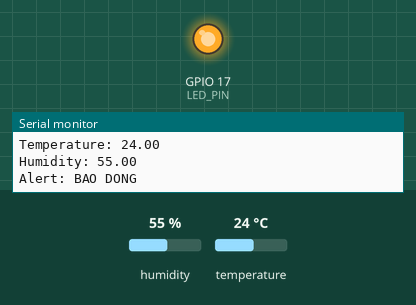
Recording of a program running on a simulated ESP32. Parts: output pins drawn as LEDs (lit = HIGH), the last lines printed to the serial monitor. Inputs (shaded band) come from the test bench; at power-on: humidity 55 %, temperature 24 °C. WiFi joins after 1.5 s; servers stay silent unless stated; no MQTT or app messages arrive unless stated.

Above: at 2.7 s.
2.8 s: humidity set to 52 %
8.8 s: humidity set to 49 %
At 12.3 s:
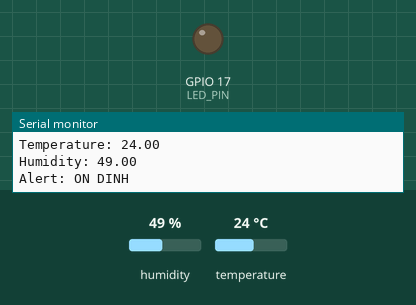
18.1 s: humidity set to 68 %
At 22.8 s:
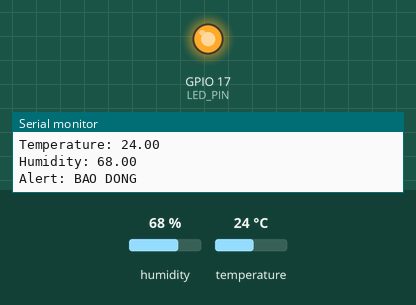
24.1 s: humidity set to 22 %
At 27.4 s:
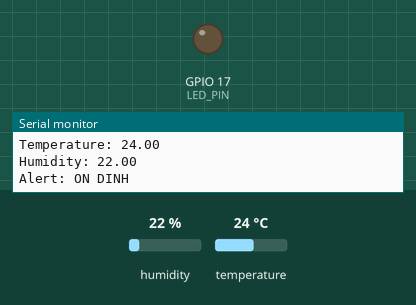
Timing chart, 0 to 28.9 s (numbered marks = the images above; inputs shaded):
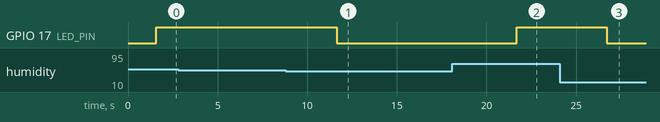

The program:

main.cpp
```cpp
#include <Arduino.h>
#include <WiFi.h>
#include <WiFiClient.h>
#include <PubSubClient.h>
#include <DHT.h>

// Wi-Fi và MQTT thông số
const char *ssid = "nghuuhuongg laptop";
const char *password = "333333333";
const char *mqtt_server = "192.168.137.97"; // Địa chỉ của host
const int mqtt_port = 1883;
const char *mqtt_id = "esp32_node1";
const char *topic1_publish = "esp32_node1/t";
const char *topic2_publish = "esp32_node1/h";
const char *topic3_publish = "esp32_node1/c";

// Cảm biến DHT
#define DHTPIN 16
#define DHTTYPE DHT22
DHT dht(DHTPIN, DHTTYPE);

WiFiClient client;
PubSubClient mqtt_client(client);

// Kết nối lại MQTT nếu mất kết nối
void reconnectMQTT() {
  while (!mqtt_client.connected()) {
    Serial.print("Attempting MQTT connection...");
    if (mqtt_client.connect(mqtt_id)) {
      Serial.println("connected to MQTT broker.");
    } else {
      Serial.print("Failed, rc=");
      Serial.println(mqtt_client.state());
      delay(5000);
    }
  }
}

// Chân tín hiệu LED
#define LED_PIN 17

void setup() {
  dht.begin();
  Serial.begin(9600);

  // Cấu hình LED
  pinMode(LED_PIN, OUTPUT);
  digitalWrite(LED_PIN, LOW);

  // Kết nối Wi-Fi
  Serial.print("Connecting to Wi-Fi: ");
  Serial.println(ssid);
  WiFi.begin(ssid, password);
  while (WiFi.status() != WL_CONNECTED) {
    delay(500);
    Serial.print(".");
  }
  Serial.println("\nWi-Fi connected.");
  Serial.print("IP Address: ");
  Serial.println(WiFi.localIP());

  // Kết nối MQTT
  mqtt_client.setServer(mqtt_server, mqtt_port);
  reconnectMQTT();
}

void loop() {
  if (!mqtt_client.connected()) {
    reconnectMQTT();
  }
  mqtt_client.loop();

  // Đọc dữ liệu từ cảm biến DHT
  float temperature2 = dht.readTemperature();
  float humidity2 = dht.readHumidity();

  if (isnan(temperature2) || isnan(humidity2)) {
    Serial.println("Failed to read data from DHT sensor!");
    return;
  }

  // Điều khiển LED và xác định trạng thái báo động
  String baodong2;
  if (temperature2 > 27 || humidity2 > 50) {
    digitalWrite(LED_PIN, HIGH);
    baodong2 = "BAO DONG";
  } else {
    digitalWrite(LED_PIN, LOW);
    baodong2 = "ON DINH";
  }

  // Gửi dữ liệu qua MQTT
  bool success1 = mqtt_client.publish(topic1_publish, String(temperature2).c_str());
  bool success2 = mqtt_client.publish(topic2_publish, String(humidity2).c_str());
  bool success3 = mqtt_client.publish(topic3_publish, baodong2.c_str());

  if (success1 && success2 && success3) {
    Serial.println("Data sent successfully:");
    Serial.println("Temperature: " + String(temperature2));
    Serial.println("Humidity: " + String(humidity2));
    Serial.println("Alert: " + baodong2);
  } else {
    Serial.println("Failed to send one or more data packets!");
  }

  delay(5000); // Gửi dữ liệu mỗi 3 giây
}
```

Measured:
- the behaviour switches between 51 and 50 % on humidity (found by bisection; images 0 and 1)
- after the input at 8.8 s, GPIO 17 (LED_PIN): HIGH → LOW after 2.9 s
- after the input at 18.1 s, GPIO 17 (LED_PIN): LOW → HIGH after 3.6 s
- after the input at 24.1 s, GPIO 17 (LED_PIN): HIGH → LOW after 2.6 s
